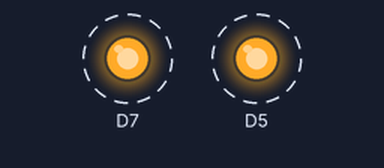
This sketch was run on a simulated ESP8266 (NodeMCU). On the bench: output pins drawn as LEDs (lit = HIGH). Dashed ring = blinking.

Above: at 0.5 s.
Timing chart, 0 to 4.6 s (numbered marks = the images above):
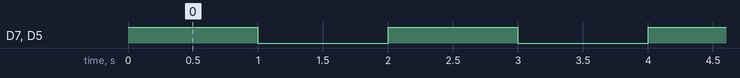

Measured:
- by itself, D7, D5: alternates HIGH for 1.0 s and LOW for 1.0 s

The sketch:

RELAY_TEST.ino
```cpp
void setup() {
  pinMode(D7, OUTPUT);
  pinMode(D5, OUTPUT);
}

void loop() {
  digitalWrite(D7, HIGH);
  digitalWrite(D5, HIGH);
  delay(1000);
  digitalWrite(D7, LOW);
  digitalWrite(D5, LOW);
  delay(1000);
}
```
